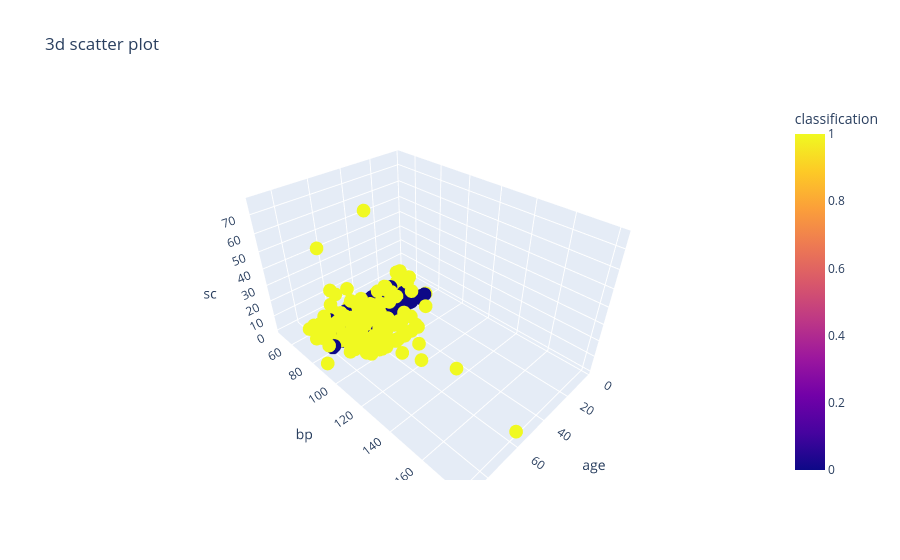

This figure's notebook cell:
### Code cell
fig1=px.scatter_3d(df,x="age",y="bp",z="sc",color="classification",title="3d scatter plot")
fig1.show()

### Figure 1 — Plotly figure (JSON) as saved in the notebook; plotly's stock layout.template omitted (floating-point values rounded to 4 significant figures; data arrays with more than 128 entries replaced by an {"elided": "..."} marker saying what was removed)
{"data": [{"hovertemplate": "age=%{x}<br>bp=%{y}<br>sc=%{z}<br>classification=%{marker.color}<extra></extra>", "legendgroup": "", "marker": {"color": {"elided": "400 int values"}, "coloraxis": "coloraxis", "symbol": "circle"}, "mode": "markers", "name": "", "scene": "scene", "showlegend": false, "type": "scatter3d", "x": {"elided": "400 float values"}, "y": {"elided": "400 float values"}, "z": {"elided": "400 float values"}}], "layout": {"coloraxis": {"colorbar": {"title": {"text": "classification"}}, "colorscale": [[0, "#0d0887"], [0.1111, "#46039f"], [0.2222, "#7201a8"], [0.3333, "#9c179e"], [0.4444, "#bd3786"], [0.5556, "#d8576b"], [0.6667, "#ed7953"], [0.7778, "#fb9f3a"], [0.8889, "#fdca26"], [1, "#f0f921"]]}, "legend": {"tracegroupgap": 0}, "scene": {"domain": {"x": [0, 1], "y": [0, 1]}, "xaxis": {"title": {"text": "age"}}, "yaxis": {"title": {"text": "bp"}}, "zaxis": {"title": {"text": "sc"}}}, "title": {"text": "3d scatter plot"}}}
